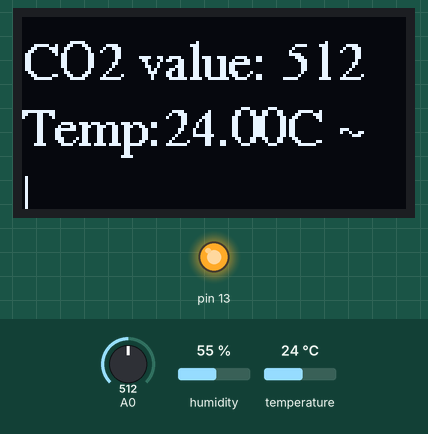
The sketch below on a simulated Arduino Uno, built with avr-gcc and run on an emulated ATmega328P. On the bench: 128×64 one-colour display, output pins drawn as LEDs (lit = HIGH). Inputs (shaded band) come from the test bench; at power-on: temperature 24 °C, A0 = 512, humidity 55 %. What the sketch prints to the serial monitor is not drawn.

Above: at 5.2 s.
5.3 s: temperature set to 12 °C
At 6.5 s:
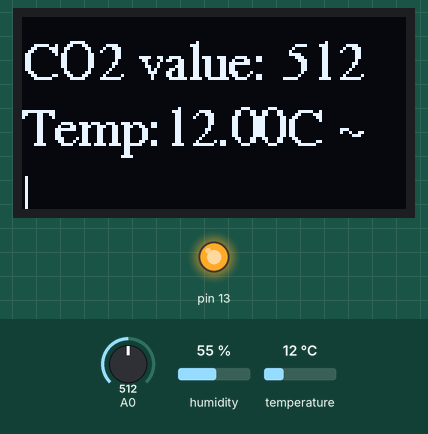
8.0 s: A0 set to 158
At 9.0 s:
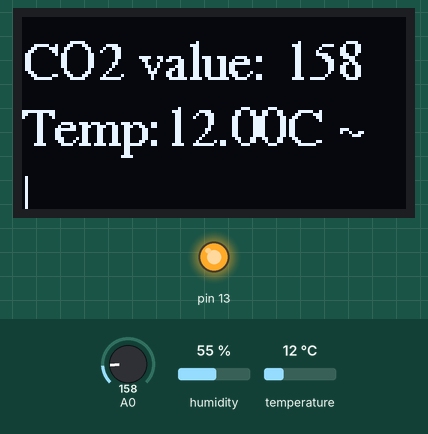
10.7 s: A0 set to 142
At 12.8 s:
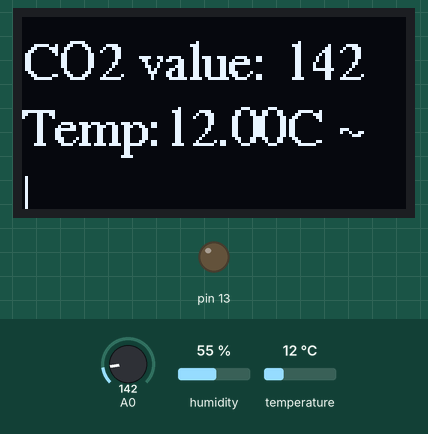
13.8 s: temperature set to 19 °C
At 15.2 s:
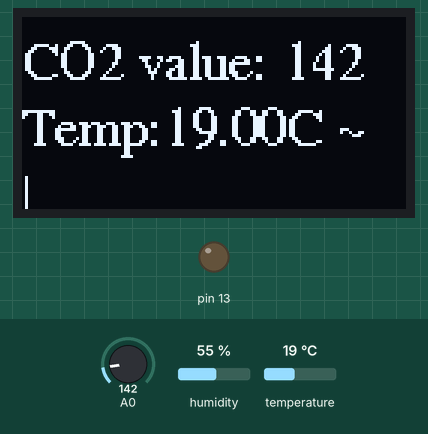
16.5 s: temperature set to 28 °C
At 19.0 s:
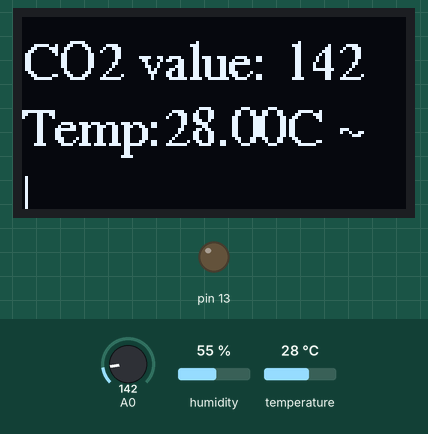
19.9 s: A0 set to 160
At 21.5 s:
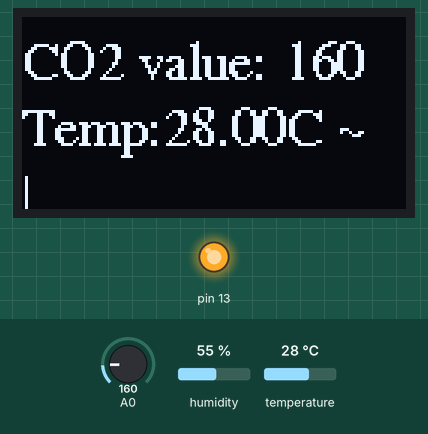
Timing chart, 0 to 23.0 s (numbered marks = the images above; inputs shaded):
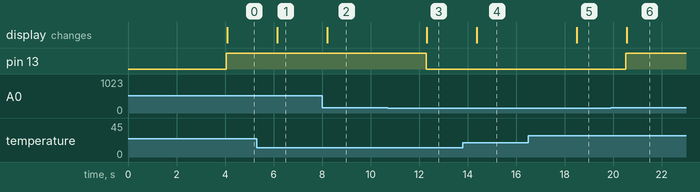

Measured:
- the behaviour switches between 151 and 150 on A0 (found by bisection; images 2 and 3)
- after the input at 5.3 s, the display: changes after 0.85 s (image 1)
- after the input at 8.0 s, the display: changes after 0.21 s (image 2)
- after the input at 10.7 s, pin 13: HIGH → LOW after 1.6 s; the display: changes after 1.6 s (image 3)
- after the input at 13.8 s, the display: changes after 0.58 s (image 4)
- after the input at 16.5 s, the display: changes after 2.0 s (image 5)
- after the input at 19.9 s, pin 13: LOW → HIGH after 0.62 s; the display: changes after 0.66 s (image 6)

The sketch:

AFS_6th_gas.ino
```cpp
#include <DHT.h>
#include <DHT_U.h>

#include <Wire.h>
#include <Adafruit_GFX.h>
#include <Adafruit_SSD1306.h>
#include <Fonts/FreeSerif9pt7b.h>

#define DHT11_PIN 4
#define SCREEN_WIDTH 128 // OLED display width, in pixels
#define SCREEN_HEIGHT 64 // OLED display height, in pixels
DHT dht11(DHT11_PIN, DHT11);

int sensorValue;
int digitalValue;
Adafruit_SSD1306 display(SCREEN_WIDTH, SCREEN_HEIGHT, &Wire, -1);

void setup()
{
  dht11.begin();

  Serial.begin(9600); // sets the serial port to 9600
  Serial.begin(115200);

  if(!display.begin(SSD1306_SWITCHCAPVCC, 0x3C)) {
    Serial.println("SSD1306 allocation failed");
    for(;;);
  }
  delay(2000);


  delay(2000);
  pinMode(13, OUTPUT);
}

void loop()
{
  float humi  = dht11.readHumidity();

  float tempC = dht11.readTemperature();


  sensorValue = analogRead(0); // read analog input pin 0
  //digitalValue = digitalRead(2);
  if (sensorValue > 150)
  {
    digitalWrite(13, HIGH);


  }
  else
    digitalWrite(13, LOW);

  if (isnan(humi) || isnan(tempC)) {
    Serial.println("Failed to read from DHT11 sensor!");
    } else {
    Serial.print("Temperature: ");
    Serial.print(tempC);
    Serial.print("°C ~ ");
    Serial.print("DHT11# Humidity: ");
    Serial.print(humi);
    Serial.print("%");

    Serial.print("  |  ");


  }


  Serial.println(sensorValue, DEC); // prints the value read
  Serial.println(digitalValue, DEC);
  display.setFont(&FreeSerif9pt7b);
  display.clearDisplay();
  display.setTextSize(1);
  display.setTextColor(WHITE);
  display.setCursor(0,20);
  display.print("CO2 value: ");
  display.println(sensorValue, DEC);
  display.print("Temp:");
  display.print(tempC);
  display.print("°C ~ ");
  display.println("  |  ");
  display.print("Hum: ");
  display.print(humi);
  display.print("%");
  display.display();
  delay(2000);
}
```
